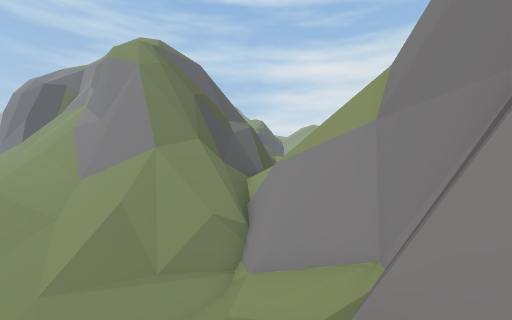
View 1 (above)

22 first-person views from a walk through a Unity game level. The camera is 1.3 m above the floor, looks level and sees 90° across. The floor is counted in squares, 2 m on a side. Each view is taken from the middle of a square. On the plan, view 1 faces up. The plan holds only what a view shows up to about 9 squares ahead; the rest is blank. The place goes on beyond the plan.

View 2
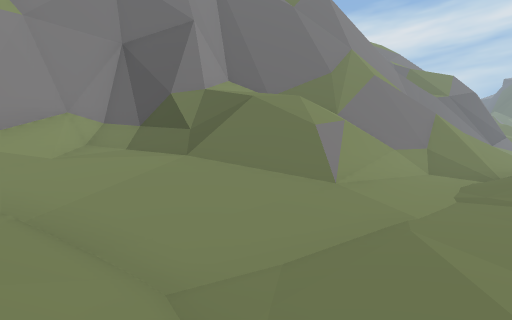

View 3
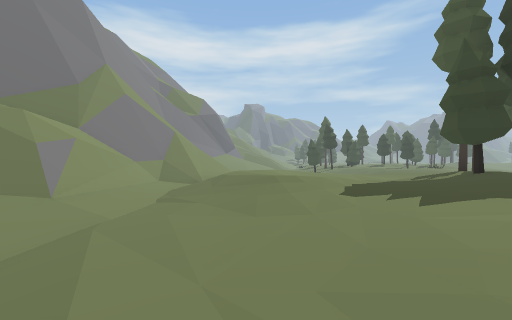

View 4
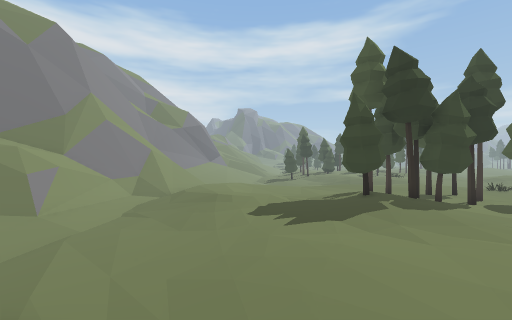

View 5
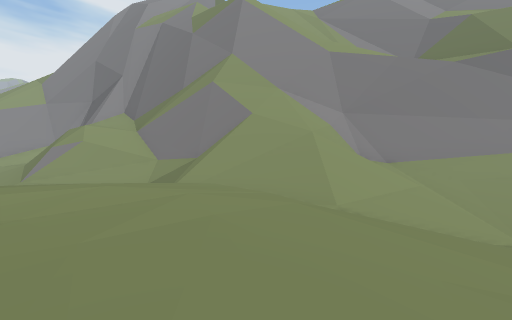

View 6
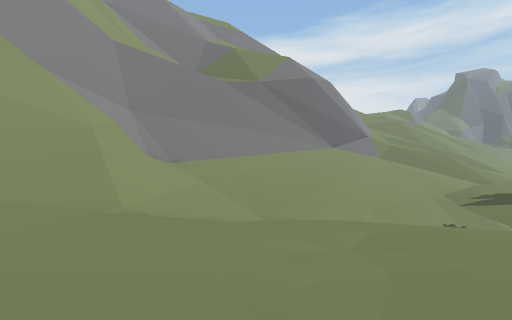

View 7
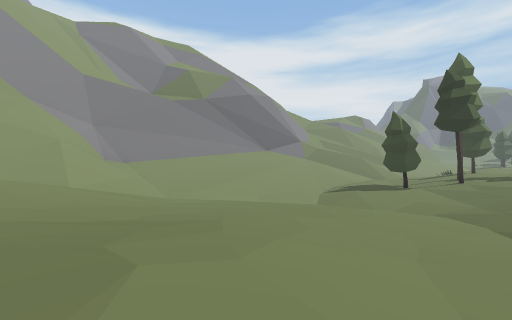

View 8
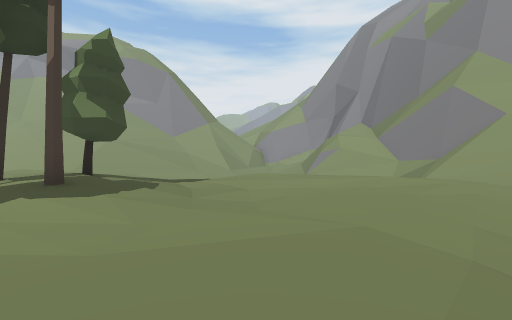

View 9
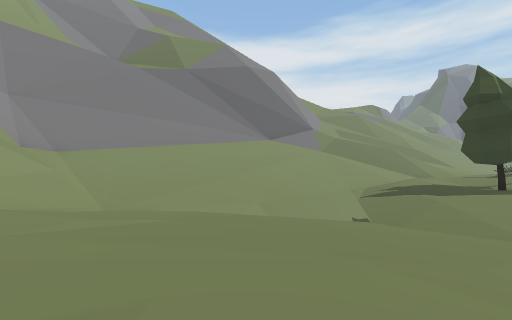

View 10
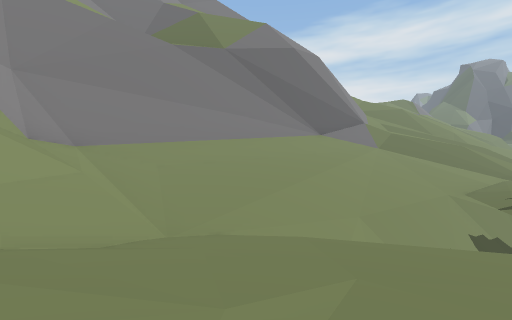

View 11
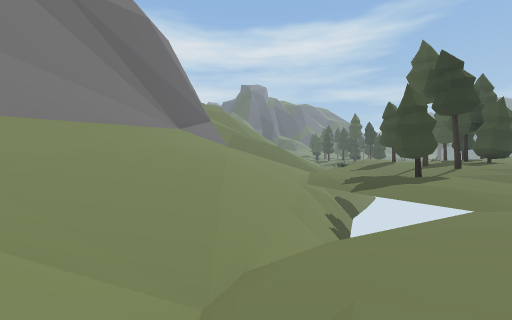

View 12
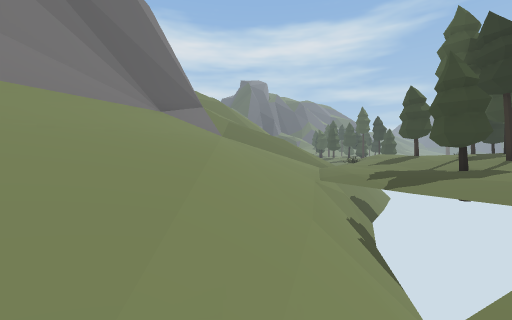

View 13
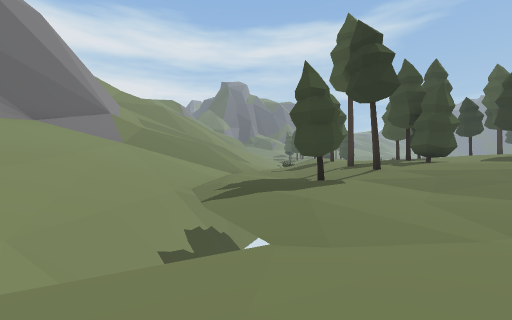

View 14
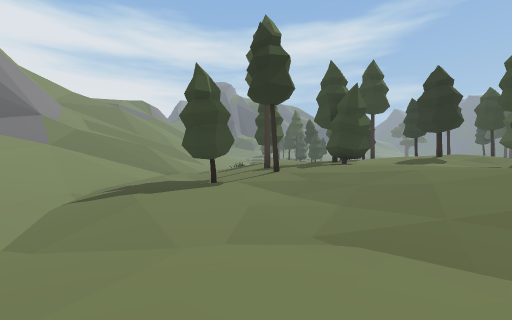

View 15
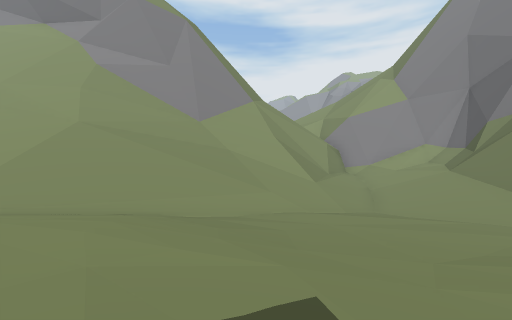

View 16
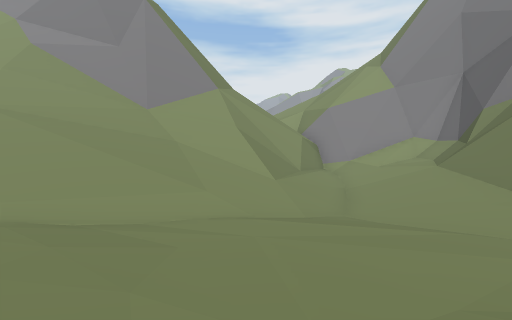

View 17
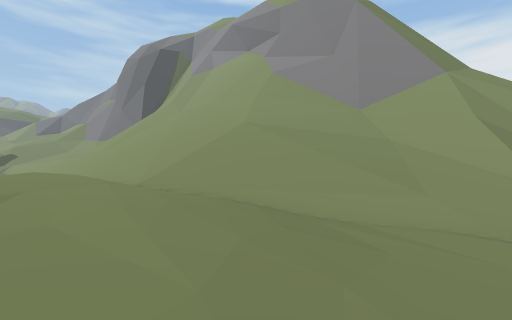

View 18
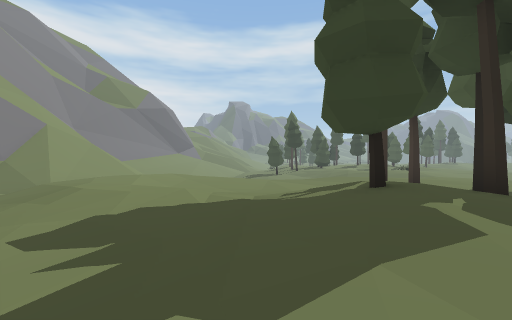

View 19
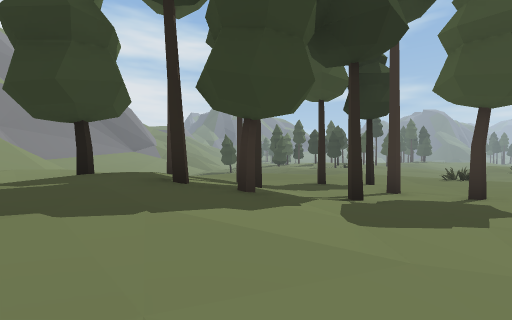

View 20
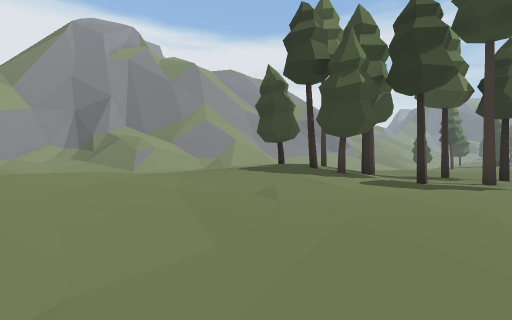

View 21
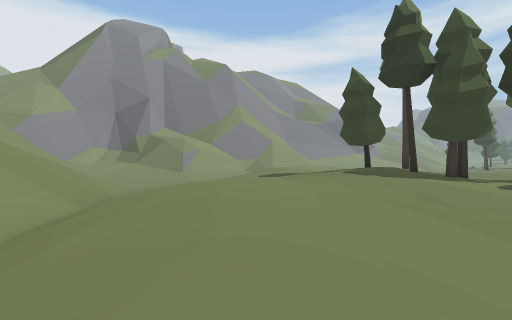

View 22
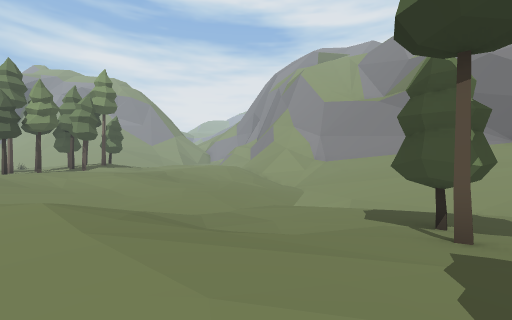

### Floor plan
Key: @ floor where view 1 was taken; # wall or solid block; . main floor; : floor 0.75 m higher than the main floor; - floor 0.75 m lower than the main floor; _ floor 1.75 m lower than the main floor; < floor 4.75 m lower than the main floor; + floor 4.75 m higher than the main floor; / step, stairs or slope; = window, fence, low wall or low ledge; ^ raised ledge; v drop or lower ground.
Columns run from 19 left of view 1 to 2 right of it. Each row starts with its distance up from view 1.
 14        =#
 13        =##
 12        =####
 11        ////#^
 10    /////////#^^
  9    .//////////^^
  8   ...//////////=^
  7   ....//////////=^##
  6 ....::...//////////#
  5 .....:....--////////^^
  4 .....:....---___////##
  3 .....:....----_///://#
  2 ......:....---_//=/=##
  1 .....::...//---/##//#
  0 ...##:#..../---/#/+@#
 -1 #..#:::....//-//#/ /#
 -2 #....#......//.///###
 -3 #..#...........//###v
 -4 ...........:.///##
 -5 ...........:.//##
 -6 ..........:.//=##
 -7   .......... /==# v
 -8 ........... ///##vv
 -9 ......---.. ///##vv
-10 .---------/////=#v/
-11 ----------__////#v
-12  -__---_____////#v
-13   __--____#////##/
-14  //______vv////##
-15 .//____  </////#v
-16 ../_____ vv////#
-17 ../_____vv/////#
-18 .../---__v/////#
-19 ....-#-__v/////#
-20 ...#.-_-_/////##
-21 ##...---_/////#

Where each view was taken, in squares from view 1:
view 1: 0 up, 0 right, facing up
view 2: 5 up, 6 left, facing down-right
view 3: 6 up, 8 left, facing down
view 4: 8 up, 10 left, facing down
view 5: 7 down, 12 left, facing right
view 6: 7 down, 12 left, facing down-right
view 7: 7 down, 17 left, facing down-right
view 8: 7 down, 15 left, facing up-right
view 9: 10 down, 14 left, facing down-right
view 10: 10 down, 11 left, facing down-right
view 11: 10 down, 8 left, facing down
view 12: 12 down, 8 left, facing down
view 13: 12 down, 12 left, facing down
view 14: 12 down, 15 left, facing down
view 15: 1 up, 12 left, facing up-right
view 16: 1 up, 10 left, facing up-right
view 17: 1 up, 10 left, facing up
view 18: 3 up, 12 left, facing down
view 19: 3 up, 16 left, facing down
view 20: 6 up, 19 left, facing down-right
view 21: 8 up, 17 left, facing down-right
view 22: 20 down, 19 left, facing up-right
